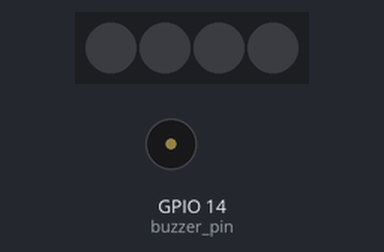
This program was run on a simulated ESP32 board running MicroPython. Shown: 4 RGB LEDs in strip order, left to right, buzzer (waves = sounding).

Above: at 2.0 s.
At 10.4 s:
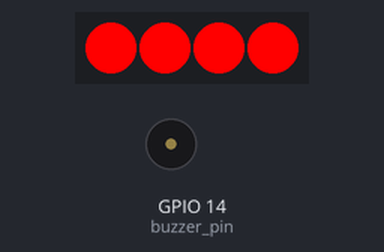
At 12.65 s:
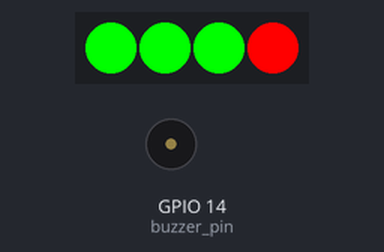
At 20.0 s:
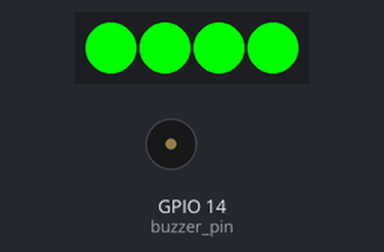
At 29.26 s:
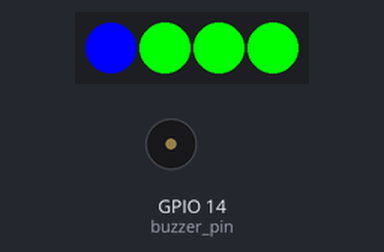
At 36.8 s:
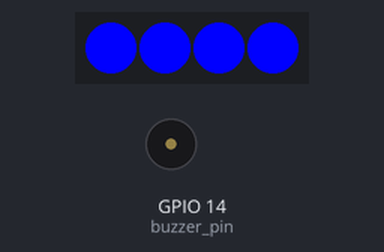
Timing chart, 0 to 40.0 s (numbered marks = the images above):
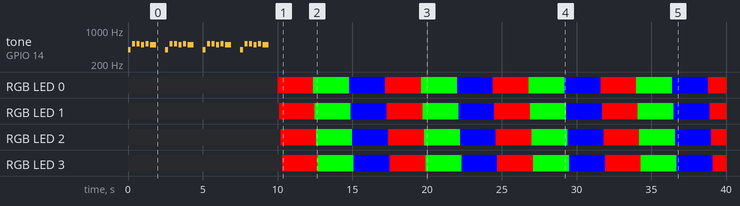

The program:

Secuencia.Luces.Sonidos.py
```python
import machine
import time

# Definir el número del pin donde está conectado el zumbador
buzzer_pin = machine.Pin(14, machine.Pin.OUT)

# Definir las notas de la melodía
melodia = ["G4", "C5", "E5", "D5", "C5", "B4", "C5", "B4"]

# Definir las duraciones de cada nota
duraciones = [200, 200, 200, 400, 200, 200, 200, 400]

# Configurar el PWM para el zumbador
buzzer_pwm = machine.PWM(buzzer_pin)

# Reproducir la melodía cuatro veces
for j in range(4):
    for i, nota in enumerate(melodia):
        # Convertir la nota en una frecuencia
        if nota == "C4":
            frecuencia = 262
        elif nota == "D4":
            frecuencia = 294
        elif nota == "E4":
            frecuencia = 330
        elif nota == "F4":
            frecuencia = 349
        elif nota == "G4":
            frecuencia = 392
        elif nota == "A4":
            frecuencia = 440
        elif nota == "B4":
            frecuencia = 494
        elif nota == "C5":
            frecuencia = 523
        else:
            continue
        # Obtener la duración de la nota actual
        duracion = duraciones[i]

        # Establecer la frecuencia y la duración de la nota
        buzzer_pwm.freq(frecuencia)
        buzzer_pwm.duty(512)
        time.sleep_ms(duracion)
        buzzer_pwm.duty(0)

        # Hacer una pausa breve entre cada nota
        time.sleep(0.10)
    # Hacer una pausa de medio segundo entre cada repetición
    time.sleep(0.5)
import machine
import neopixel
from time import sleep

# Configuración de los pines y el número de LEDs
NUM_LEDS = 4
PIN = 27

# Inicialización de los LEDs
np = neopixel.NeoPixel(machine.Pin(PIN), NUM_LEDS)

# Definición de los colores
red = (255, 0, 0)
green = (0, 255, 0)
blue = (0, 0, 255)

# Loop principal
while True:
    for i in range(NUM_LEDS):
        np[i] = red
        np.write()
        sleep(0.1)
    sleep(2)

    for i in range(NUM_LEDS):
        np[i] = green
        np.write()
        sleep(0.1)
    sleep(2)

    for i in range(NUM_LEDS):
        np[i] = blue
        np.write()
        sleep(0.1)
    sleep(2)# Escribe tu código aquí :-)
```

Measured:
- by itself, RGB LED 0–3: repeats every 7.2 s: RGB(0, 255, 0) 2.4 s, RGB(0, 0, 255) 2.4 s, RGB(255, 0, 0) 2.4 s
